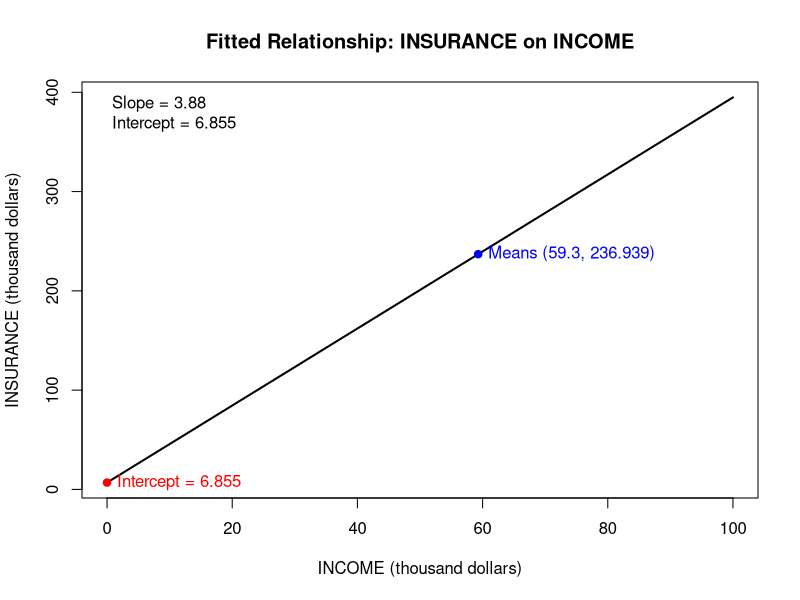

Write the R code that produced this figure.
# 已知資訊
n <- 20
b0 <- 6.855
b1 <- 3.880
se_b0 <- 7.383
se_b1 <- 0.112
xbar <- 59.3

# (a) 樣本平均保險額
ybar <- b0 + b1 * xbar
ybar

cat("Sample mean of INCOME =", xbar, "\n")
cat("Sample mean of INSURANCE =", ybar, "\n")

# -------------------------------
# 畫 fitted line 的 sketch
# -------------------------------
x <- seq(0, 100, length.out = 200)
yhat <- b0 + b1 * x

plot(x, yhat, type = "l", lwd = 2,
     xlab = "INCOME (thousand dollars)",
     ylab = "INSURANCE (thousand dollars)",
     main = "Fitted Relationship: INSURANCE on INCOME")

# 標出截距
points(0, b0, pch = 19, col = "red")
text(0, b0, labels = paste0("Intercept = ", b0), pos = 4, col = "red")

# 標出平均點
points(xbar, ybar, pch = 19, col = "blue")
text(xbar, ybar,
     labels = paste0("Means (", xbar, ", ", round(ybar, 3), ")"),
     pos = 4, col = "blue")

# 在圖上加註 slope
legend("topleft",
       legend = c(paste("Slope =", b1),
                  paste("Intercept =", b0)),
       bty = "n")

# -------------------------------
# (b) 每增加 $1000 收入，平均保險額增加多少？
# point estimate = slope
# 95% CI for slope
# -------------------------------
df <- n - 2
t_crit <- qt(0.975, df = df)

slope_est <- b1
ci_lower <- b1 - t_crit * se_b1
ci_upper <- b1 + t_crit * se_b1

cat("\nPoint estimate for change in INSURANCE per additional $1000 INCOME =",
    slope_est, "\n")

cat("95% CI for slope = (", round(ci_lower, 4), ",", round(ci_upper, 4), ")\n")

# 解釋文字
cat("\nInterpretation:\n")
cat("For each additional $1000 of household income, the estimated average amount\n")
cat("of life insurance increases by", slope_est, "thousand dollars.\n")
cat("A 95% confidence interval is from", round(ci_lower, 4), "to",
    round(ci_upper, 4), "thousand dollars.\n")
